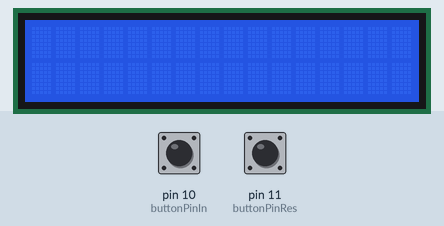
This sketch was run on a simulated Arduino Uno, built with avr-gcc and run on an emulated ATmega328P. Parts: 16×2 character LCD. The inputs (shaded band) are chosen by the test bench; at power-on: pin 10 (buttonPinIn) LOW, pin 11 (buttonPinRes) LOW. What the sketch prints to the serial monitor is not drawn.

Above: at 1.2 s.
1.3 s: pin 10 (buttonPinIn) pulled HIGH for 0.15 s
At 1.46 s:
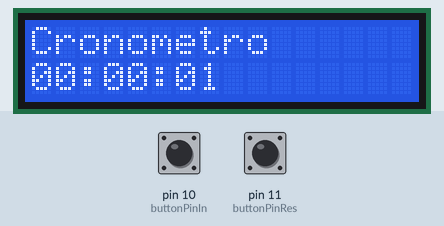
At 2.08 s:
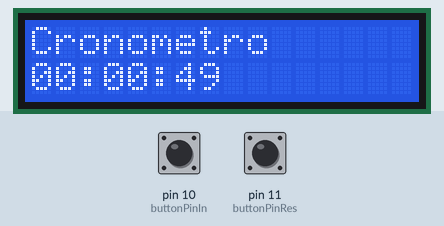
Timing chart, 0 to 4.3 s (numbered marks = the images above; inputs shaded):
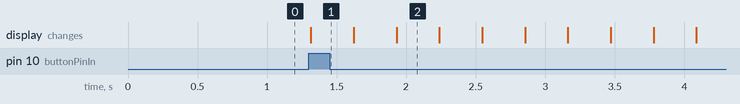

The sketch:

AB2.ino
```cpp
#include <LiquidCrystal.h>

// Inicializa o LCD com os pinos RS, RW, Enable e D4-D7
LiquidCrystal lcd(12, 13, 7, 6, 5, 4);  // rs, enable, d1, d2, d3, d4
int estadoButtonIn;
int estadoButtonRes;
int buttonPinIn = 10;
int buttonPinRes = 11;
int cont = 0;
int Y = 2;
int G = 3;
int R = 8;

void setup() {
  Serial.begin(9600);
  lcd.begin(16, 2);  // Inicia o LCD com 16 colunas e 2 linhas
  pinMode(buttonPinIn, INPUT);
  pinMode(buttonPinRes, INPUT);
}

void loop() {
  estadoButtonIn = digitalRead(buttonPinIn);
  estadoButtonRes = digitalRead(buttonPinRes);

  Serial.print(estadoButtonRes);
  Serial.print("heksajd");

  // Variáveis para horas, minutos e segundos
  int horas = 0;
  int minutos = 0;
  int segundos = 0;

  // Cronômetro

  lcd.clear();
  while (estadoButtonIn && !estadoButtonRes) {

    segundos++;

    // Atualiza minutos e horas se necessário
    if (segundos >= 60) {
      segundos = 0;
      minutos++;
    }
    if (minutos >= 60) {
      minutos = 0;
      horas++;
    }

    // Exibe no LCD
    lcd.setCursor(0, 0);
    lcd.print("Cronometro");
    lcd.setCursor(0, 1);

    if (horas < 10) {
      lcd.print("0");
      lcd.print(horas);
    } else {
      lcd.print(horas);
    }
    lcd.print(":");
    if (minutos < 10) {
      lcd.print("0");
      lcd.print(minutos);
    } else {
      lcd.print(minutos);
    }
    lcd.print(":");
    if (segundos < 10) {
      lcd.print("0");
      lcd.print(segundos);
    } else {
      lcd.print(segundos);
    }

    // // Lê o estado do botão novamente
    if (estadoButtonRes == HIGH) {
      //lcd.clear();
      minutos = 0;
      segundos = 0;
      horas = 0;
    }


    delay(10);  // Atraso de 1 segundo
  }
}
```

Measured:
- after the input at 1.3 s, the display: changes at once (image 1)
